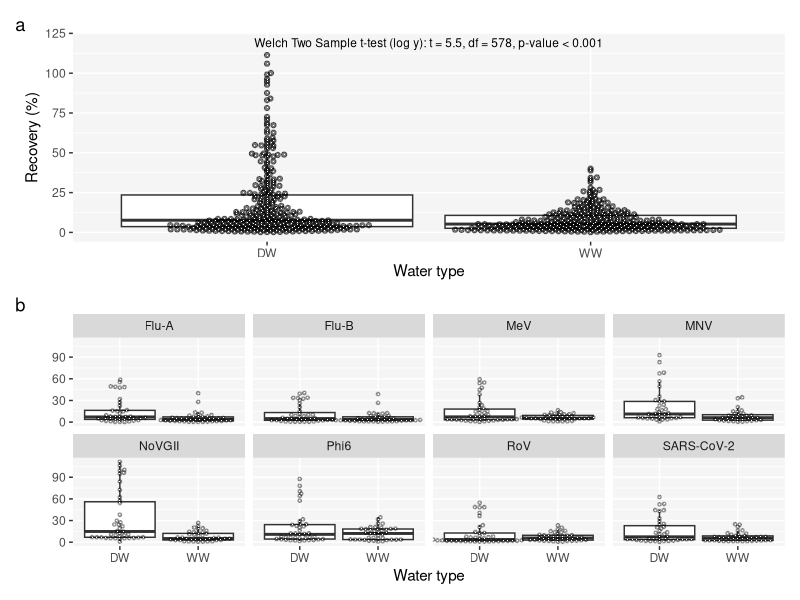
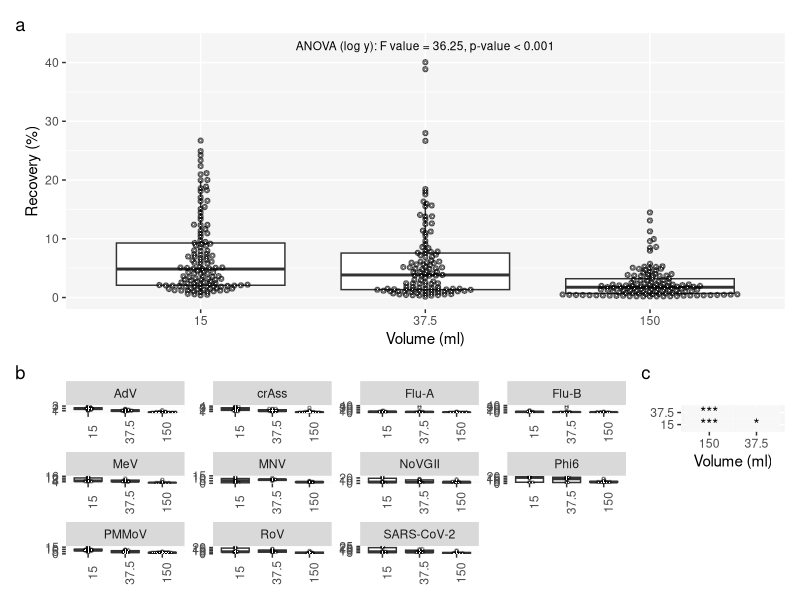

The R source for these figures, in order: (Note: this script raises an error after producing the figures.)
## ---- chunk 1
knitr::opts_chunk$set(echo = TRUE, warning = FALSE, message = FALSE, fig.height = 9, fig.width = 9)
## ---- chunk 2
#packages
library(tidyverse)
library(patchwork)
library(broom)
library(ggbeeswarm)

theme_set(theme_grey()+theme(panel.background = element_rect(fill = "grey96")))
## ---- chunk 3
#functions


#summarises mean, sd, se, ci for bar charts
mean_ci_summary <- function(data, groups, variable, log10 = FALSE){
  
  data <- data|>ungroup()
  
  for (i in 1:length(groups)) {
    
    data <- data|>
      group_by(.data[[ groups[i] ]], .add = TRUE)
    
  }
  
  if(log10 == TRUE){
    
    data|>
    mutate(varna = case_when(is.na(.data[[variable]]) | is.nan(.data[[variable]]) | is.infinite(.data[[variable]]) ~ as.integer(1),
                             TRUE ~ NA_integer_))|>
      summarise(mean = mean(log10(.data[[variable]]), na.rm = TRUE),
                sd = sd(log10(.data[[variable]]), na.rm = TRUE),
                n = n() - sum(varna, na.rm = TRUE))|>
      mutate(se = sd / sqrt(n),
             ci = se * qt(1 - 0.05 / 2, n-1))
    
  }else {
    
    data|>
      mutate(varna = case_when(is.na(.data[[variable]]) | is.nan(.data[[variable]]) | is.infinite(.data[[variable]]) ~ as.integer(1),
                             TRUE ~ NA_integer_))|>
      summarise(mean = mean(.data[[variable]], na.rm = TRUE),
                sd = sd(.data[[variable]], na.rm = TRUE),
                n = n()  - sum(varna, na.rm = TRUE))|>
      mutate(se = sd / sqrt(n),
             ci = se * qt(1 - 0.05 / 2, n-1))
    
  }
}

#converts p-values to easily pasted groups
pvalue_fun <- function(p.value){
  if(is.na(p.value)){
    NA_character_
  }else if(p.value > 0.05){
    "> 0.05"
  }else if(p.value < 0.05 & p.value > 0.01){
    "< 0.05"
  }else if(p.value < 0.01 & p.value > 0.001){
    "< 0.01"
  }else if(p.value < 0.001){
    "< 0.001"
  }else {
    "something went wrong"
  }
}

#converts p-values to star based indicators, similar to those seen in summary(lm())
pvalue_star <- function(p.value){
  if(is.na(p.value)){
    NA_character_
  }else if(p.value > 0.05){
    "."
  }else if(p.value < 0.05 & p.value > 0.01){
    "*"
  }else if(p.value < 0.01 & p.value > 0.001){
    "**"
  }else if(p.value < 0.001){
    "***"
  }else {
    "something went wrong"
  }
}

#extracts results from a statistical test and reforms into one neat line
stat_paste_fun <- function(stat, log = FALSE){
  if(log != TRUE){
  paste0(str_remove_all(stat[["method"]][[1]], "\n\t"), ": ", 
         str_remove_all(names(stat[["statistic"]]), "Kruskal-Wallis "), " = ",
         round(stat[["statistic"]][[1]],1), ", ",
         if(length(stat[["parameter"]]) == 0)
         {""
         }else if(is.na(stat[["parameter"]])){
           ""
         }else if(length(stat[["parameter"]]) > 0){
           paste0("df = ", round(stat[["parameter"]], 0), ", ")
         } ,
         "p-value ",  pvalue_fun(stat[["p.value"]]))
  }else{
    paste0(str_remove_all(stat[["method"]][[1]], "\n\t"), " (log y): ", 
           str_remove_all(names(stat[["statistic"]]), "Kruskal-Wallis "), " = ",
           round(stat[["statistic"]][[1]],1), ", ",
           if(length(stat[["parameter"]]) == 0)
           {""
           }else if(is.na(stat[["parameter"]])){
             ""
           }else if(length(stat[["parameter"]]) > 0){
             paste0("df = ", round(stat[["parameter"]], 0), ", ")
           } ,
           "p-value ",  pvalue_fun(stat[["p.value"]]))
  }
}

#as above but for an anova
paste_anova_fun <- function(anova, log = FALSE){
  
  if(log != TRUE){
  paste0("ANOVA: ", "F value = ", round((anova$`F value`)[1], 2), ", ", "p-value ", pvalue_fun(anova$`Pr(>F)`[1]))
  }else {
    paste0("ANOVA (log y): ", "F value = ", round((anova$`F value`)[1], 2), ", ", "p-value ", pvalue_fun(anova$`Pr(>F)`[1])) 
  }
}


#next three pull R2 and adjR2
lmR2adj <- function(lm){
  
  R2 <- 1-((sum(residuals(lm)^2))/
             (sum((lm$model[[1]] - mean(lm$model[[1]]))^2)))
  
  1- ((1 - R2) * (length(lm$model[[1]] ) - 1)/
                 (length(lm$model[[1]] ) - length(lm$coefficients) - 1))
}

lmR2 <- function(lm){
  
  1-((sum(residuals(lm)^2))/
             (sum((lm$model[[1]] - mean(lm$model[[1]]))^2)))
}

glmR2 <- function(glm, adj = FALSE){
  
  residuals <- glm[["y"]] - glm[["fitted.values"]]
  
  R2 <- 1-((sum(residuals^2))/
             (sum((glm$model[[1]] - mean(glm$model[[1]]))^2)))
  
  if(adj != TRUE){
    
  return(R2)
    
  }else {
    
    1- ((1 - R2) * (length(glm$model[[1]] ) - 1)/
                 (length(glm$model[[1]] ) - length(glm$coefficients) - 1))
  }
}


#pastes significant pairwaise comparisons (not used in final edit)
pairwise_diff_comps <- function(pairwise_pv_matrix){
  
  pairwise_diff <- as_tibble(pairwise_pv_matrix, rownames = "vars")|>
  pivot_longer(2:last_col(), names_to = "var.y", values_to = "p.value")|>
  na.omit()|>
  filter(p.value < 0.05)|>
  select(1,2)|>
  unite("comp", c(1,2), sep = " ~ ")
  
  comp_diffs <- ""
  
  for (i in 1:nrow(pairwise_diff)) {
    
    if(i == nrow(pairwise_diff)){
      comp_diffs <- paste0(c(comp_diffs, pairwise_diff[[i,1]]), collapse = ", and ")
    }else if(i != 1){
      comp_diffs <- paste0(c(comp_diffs, pairwise_diff[[i,1]]), collapse = ", ")
    }else{
      comp_diffs <- pairwise_diff[[i,1]]
    }
    
  }
  
  return(comp_diffs)
}

#plots a model residuals to assess assumptions
plot_assumptions <- function(model, obs, bins = 30){
        #create tibble for use in ggplot of model assumptions
        df <- tibble(
                observations = obs,
                fitted = fitted(model),
                residuals = resid(model),
                standardised_residuals = sqrt(resid(model)^2),
                RMSresiduals = sqrt(mean(resid(model)^2)))
        
        
        a <- ggplot(df, aes(fitted, residuals))+
                geom_point()+
                geom_abline(aes(slope = 0, intercept = 0))
                #labs(title = "Heteroscedasticity", subtitle = "Check trends not captured by model")
        
        b <- ggplot(df, aes(residuals))+
                geom_histogram(bins = bins)
        
        c <- ggplot(df, aes(sample = residuals))+
                geom_qq()+
                geom_qq_line()#+
                #labs(title = "Quantile-quantile plot", subtitle = "check normality of residuals")
        
        d <- ggplot(df, aes(observations, fitted))+
                geom_point()+
                geom_abline()#+
                #labs(subtitle = "Check accuracy of model across whole dataset")
        
        plot <- a+b+c+d+plot_layout(ncol = 2, nrow = 2)+plot_annotation(tag_levels = "a")
        return(plot)
} 

## ---- chunk 4
#data import and clean

data <- read_csv("Spiking_data.csv")

virus_char <- read_csv("virus_characteristics.csv")|>
  pivot_longer(2:12, names_to = "virus", values_to = "value")|>
  pivot_wider(names_from = "...1", values_from = "value")|>
  mutate(virus = str_replace_all(virus, c("SARS" = "N1")))

clean <- data|>
  select(-Sample_code)|>
  rename("method" = Method, "spike" = Spike,
         "water_type" = Water_type,
         "volume" = Volume, "replicate" = Replicate)|>
  pivot_longer(cols = contains("rec"), names_to = "virus", values_to = "rec")|>
  mutate(virus = str_remove_all(virus, "_Rec%| Rec%"))|>
  mutate(rec = case_when((spike == "U" & virus %in% c("N1", "Phi6", "NoVGII") )~ NA_real_,
                         spike == "S" & water_type == "DW" & virus %in% c("AdV", "PMMoV", "CrAss") ~ NA_real_,
                         TRUE ~ rec))|>
  filter(!method %in% c("Pellet", "Pellet_BE"))|>
  left_join(virus_char, by = "virus")|>
  mutate(rec = case_when(round(rec,2) <= 0 ~ NA_real_,
                         TRUE ~ round(rec,2)),
         shape = factor(shape),
         water_type = factor(water_type),
         enveloped = factor(enveloped),
         size_nm = as.double(size_nm),
         method = factor(method),
         genome = factor(genome),
         samples_spiked = str_replace_all(samples_spiked, c("yes" = "S",
                                                            "no" = "U")),
         method = str_replace_all(method, "Amicon", "AM"),
         virus = str_replace_all(virus, c("N1" = "SARS-CoV-2",
                                          "CrAss" = "crAss")))|>
  na.omit()


pellet <- data|>
  select(-Sample_code)|>
  rename("method" = Method, "spike" = Spike,
         "water_type" = Water_type,
         "volume" = Volume, "replicate" = Replicate)|>
  pivot_longer(cols = contains("rec"), names_to = "virus", values_to = "rec")|>
  mutate(virus = str_remove_all(virus, "_Rec%| Rec%"))|>
  mutate(rec = case_when((spike == "U" & virus %in% c("N1", "Phi6", "NoVGII") )~ NA_real_,
                         spike == "S" & water_type == "DW" & virus %in% c("AdV", "PMMoV", "CrAss") ~ NA_real_,
                         TRUE ~ rec))|>
  filter(method %in% c("Pellet", "Pellet_BE", "PEG", "BE-PEG"))|>
  left_join(virus_char, by = "virus")|>
  mutate(rec = case_when(round(rec,2) <= 0 ~ NA_real_,
                         TRUE ~ round(rec,2)),
         shape = factor(shape),
         water_type = factor(water_type),
         enveloped = factor(enveloped),
         size_nm = as.double(size_nm),
         method = factor(method),
         virus = str_replace_all(virus, c("N1" = "SARS",
                                          "CrAss" = "crAss")))|>
  na.omit()|>
  mutate(BE = case_when(str_detect(method, "BE") ~ "Beef extract",
                        TRUE ~ "No beef extract"))

## ---- chunk 5

notes <- (tibble(estimate.x = "p-value: < 0.001 [***]; < 0.01 [**]; < 0.05 [*]; > 0.05 [.]"))
## ---- chunk 6
#supplimentary figure full dataset plot

ww_all <- clean|>
  filter(water_type == "WW")|>
  mutate(volume = fct_reorder(.f = factor(paste0(volume, "ml WW")), .x = volume, .fun = median),
         shape1 = case_when(method == "AM" & volume == "20ml" ~ as.integer(32),
                            virus %in% c("AdV", "PMMoV", "crAss") ~ as.integer(32),
                            TRUE ~ as.integer(16)),
         shape2 = case_when(method == "AM" & volume == "20ml" ~ as.integer(16),
                            TRUE ~ as.integer(32)),
         shape3 = case_when(virus %in% c("AdV", "PMMoV", "crAss") & volume != "20ml" ~ as.integer(16),
                            TRUE ~ as.integer(32)),
         virus = str_replace_all(virus, "SARS-CoV-2", "SARS"))|>
  ggplot(aes(y = rec, x =method))+
  geom_beeswarm(aes(shape = shape1), priority = "ascending", cex = 4, show.legend = F)+
  geom_beeswarm(aes(shape = shape2), priority = "ascending", cex = 12, show.legend = F)+
  geom_beeswarm(aes(shape = shape3), priority = "ascending", cex = 6, show.legend = F)+
  geom_beeswarm(aes(shape = shape1), priority = "ascending", cex = 4, show.legend = F, size = 0.1, colour = "white")+
  geom_beeswarm(aes(shape = shape2), priority = "ascending", cex = 12, show.legend = F, size = 0.1, colour = "white")+
  geom_beeswarm(aes(shape = shape3), priority = "ascending", cex = 6, show.legend = F, size = 0.1, colour = "white")+
  scale_shape_identity()+
  scale_y_continuous(sec.axis = sec_axis( trans=~.*1, name="Virus", labels = NULL, breaks = NULL))+
  facet_grid(samples_spiked + virus~ volume, scale = "free", space = "free_x")+
  labs(x = "Concentration method", y = "Recovery (%)")

dw_all <- clean|>
  filter(water_type == "DW")|>
  mutate(volume = fct_reorder(.f = factor(paste0(volume, "ml DW")), .x = volume, .fun = median),
         shape1 = case_when(method == "AM" & volume == "20ml" ~ as.integer(32),
                            virus %in% c("AdV", "PMMoV", "crAss") ~ as.integer(32),
                            TRUE ~ as.integer(16)),
         shape2 = case_when(method == "AM" & volume == "20ml" ~ as.integer(16),
                            TRUE ~ as.integer(32)),
         shape3 = case_when(virus %in% c("AdV", "PMMoV", "crAss") & volume != "20ml" ~ as.integer(16),
                            TRUE ~ as.integer(32)),
         virus = str_replace_all(virus, "SARS-CoV-2", "SARS"))|>
  ggplot(aes(y = rec, x =method))+
  geom_beeswarm(aes(shape = shape1), priority = "ascending", cex = 4, show.legend = F)+
  geom_beeswarm(aes(shape = shape2), priority = "ascending", cex = 12, show.legend = F)+
  geom_beeswarm(aes(shape = shape3), priority = "ascending", cex = 6, show.legend = F)+
  geom_beeswarm(aes(shape = shape1), priority = "ascending", cex = 4, show.legend = F, size = 0.1, colour = "white")+
  geom_beeswarm(aes(shape = shape2), priority = "ascending", cex = 12, show.legend = F, size = 0.1, colour = "white")+
  geom_beeswarm(aes(shape = shape3), priority = "ascending", cex = 6, show.legend = F, size = 0.1, colour = "white")+
  scale_shape_identity()+
  scale_y_continuous(sec.axis = sec_axis( trans=~.*1, name="Virus", labels = NULL, breaks = NULL))+
  facet_grid(samples_spiked + virus~ volume, scale = "free", space = "free_x")+
  labs(x = "Concentration method", y = "Recovery (%)")

WWDW_all <- (ww_all + theme(axis.title.x = element_blank())) / dw_all + plot_layout(heights = c(1.1, 0.8))
## ---- chunk 7
#overview glm

glm <- glm(rec ~ volume + method + water_type, data = clean, family = Gamma(link = "log"))

lm_table <- tidy(glm)|>
  na.omit()|>
  mutate(term = str_replace_all(term, c("[(]Intercept[)]" = "Intercept",
                                        "volume" = "Volume",
                                        "methodAS" = "Method: AS",
                                        "methodBE-PEG" = "Method: BE-PEG",
                                        "methodIP" = "Method: IP",
                                        "methodPEG" = "Method: PEG",
                                        "size_nm" = "Virus genome size (nm)",
                                        "water_typeWW" = "Water type: WW",
                                        "shapespherical:" = "Virus shape-genome: spherical-",
                                        "shapehelical:" = "Virus shape-genome: helical-",
                                        "shapeicosahedral:" = "Virus shape-genome: icosahedral-",
                                        "shapeHead-tail:" = "Virus shape-genome: Head-tail-",
                                        "envelopedyes" = "Enveloped: TRUE",
                                        "genomeRNA" = "RNA",
                                        "genomeDNA" = "DNA")),
         across(2:4, ~round(.x, 3)))|>
  rowwise()|>
  mutate(p.value = pvalue_star(p.value))|>
  unite(col = "estimate", c("estimate", "std.error"), sep = " (")|>
  unite(col = "estimate", c(2,4), sep = ") ")|>
  select(-statistic)

aicr2 <- tibble(
  term = c("AIC", "R-squared", "Adj. R-squared"), 
  estimate = c(AIC(glm), glmR2(glm), glmR2(glm, adj = TRUE)),
  #estimate.y = c(AIC(glm2), glmR2(glm2), glmR2(glm2, adj = TRUE))
)|>
  mutate(across(contains("estimate"), ~as.character(round(.x, 3))))



lm_table_fin <- lm_table|>
  #left_join(lm_table, by = "term")|>
  bind_rows(tibble(term = ""))|>
  bind_rows(aicr2)|>
  mutate(across(everything(), ~replace_na(.x, "")))

knitr::kable(lm_table_fin, col.names = c("Variables", "Model estimates"))

## ---- chunk 8
#water type comp

wt_comp <- clean|>
  filter(spike == "S" & samples_spiked == "S")

wt_comp_t.t <- tibble(label = stat_paste_fun(t.test(log(rec) ~ water_type, data = wt_comp), log = TRUE),
       row = 1)

f <- var.test(log(rec) ~ water_type, data = wt_comp)

Figure1 <- (wt_comp|>
  mutate(row = row_number())|>
  left_join(wt_comp_t.t, by = "row")|>
  ggplot(aes(water_type, rec))+
  geom_boxplot(width = 2, outlier.alpha = 0)+
  geom_beeswarm(alpha = 0.5)+
    geom_beeswarm(shape = ".", colour = "white")+
  geom_text(aes(x = 1.5, y = max(rec) + (0.07 * (max(rec) - min(rec))),
                label = label), size = 3)+
  labs(x = "Water type",
       y = "Recovery (%)")) +
  
  (wt_comp|>
  ggplot(aes(water_type, rec))+
  geom_boxplot(width = 2, outlier.alpha = 0)+
  geom_beeswarm(alpha = 0.3, cex = 3, size = 1)+
    geom_beeswarm(cex = 3, shape = ".", colour = "white")+
  facet_wrap(~virus, ncol = 4)+
  labs(x = "Water type",
       y = "Recovery (%)") +
  theme(axis.title.y = element_blank())) +
  
  plot_layout(widths = c(1.3, 0.7), nrow = 2, ncol = 1) +
    plot_annotation(tag_levels = "a")
  
## ---- chunk 9
Figure1
## ---- chunk 10
#volume assess

clean_ww <- clean|>
  filter(water_type == "WW")

vol_ww <- clean_ww|>
  filter(!method %in% c("AM", "IP"))

glm_ww <- glm(rec ~ volume, data = vol_ww, family = Gamma(link = "log"))
lm_ww <- lm(log(rec) ~ as.factor(volume), data = vol_ww)

vol_comp_aov <- tibble(label = paste_anova_fun(anova = anova(lm_ww), log = TRUE),
                       row = 1)

f <- var.test(log(rec) ~ as.factor(volume), data = filter(vol_ww, volume != 150))
f <- var.test(log(rec) ~ as.factor(volume), data = filter(vol_ww, volume != 15))
f <- var.test(log(rec) ~ as.factor(volume), data = filter(vol_ww, volume != 37.5))

pairwise.vol.ttest <- pairwise.t.test(log(vol_ww$rec), as.factor(vol_ww$volume))[["p.value"]]|>
  as_tibble(rownames = "volx")|>
  pivot_longer(2:3, names_to = "voly", values_to = "p.v")

fig2a <- vol_ww|>
  mutate(volume = fct_reorder(factor(volume), volume),
         row = row_number())|>
  left_join(vol_comp_aov, by = "row")|>
  ggplot(aes(volume, rec))+
  geom_boxplot(outlier.alpha = 0)+
  geom_beeswarm(alpha = 0.5)+
  geom_beeswarm(shape = ".", colour = "white")+
  geom_text(aes(x = 2, y = max(rec) + (0.07 * (max(rec) - min(rec))),
                label = label), size = 3)+
  labs(x = "Volume (ml)",
       y = "Recovery (%)")
  
fig2b <- vol_ww|>
  mutate(volume = fct_reorder(factor(volume), volume))|>
  ggplot(aes(volume, rec))+
  geom_boxplot(outlier.alpha = 0)+
  geom_beeswarm(alpha = 0.3, cex = 3, size = 1)+
  geom_beeswarm(shape = ".", cex = 3, colour = "white")+
  facet_wrap(~virus, scales = "free")+
  labs(x = "Volume (ml)",
       y = "Recovery (%)")+
  theme(axis.title = element_blank(),
        axis.text.x = element_text(angle = 90)) 

fig2c <- pairwise.vol.ttest|>
  rowwise()|>
  mutate(p.v = pvalue_star(p.v))|>
  ggplot(aes(volx, voly))+
  geom_tile(fill = "grey97", colour = "white")+
  geom_text(aes(label = p.v))+
  labs(x = "Volume (ml)")+
  theme(axis.title.y = element_blank())

fig2 <- fig2a/ ((fig2b + (fig2c/plot_spacer()/plot_spacer())) +
  plot_layout(widths =  c(1.35, 0.25))) + plot_layout( heights = c(1.3, 0.7)) + plot_annotation(tag_levels = "a")

## ---- chunk 11
fig2
## ---- chunk 12
#method comp

clean_ww_15 <- clean_ww|>
  filter(volume == 15)

lm_meth <- lm(log(rec) ~ method, data = clean_ww_15)

f <- var.test(log(rec) ~ method, data = filter(clean_ww_15, method %in% c("BE-PEG", "AM")))
f2 <- var.test(log(rec) ~ method, data = filter(clean_ww_15, method %in% c("AS", "AM")))
f3 <- var.test(log(rec) ~ method, data = filter(clean_ww_15, method %in% c("IP", "AM")))
f4 <- var.test(log(rec) ~ method, data = filter(clean_ww_15, method %in% c("PEG", "AM")))


meth_comp_aov <- tibble(label = stat_paste_fun(oneway.test(log(rec) ~ method, data = clean_ww_15), log = TRUE)[1],
                       row = 1)

meth_pairwise.t.test <- pairwise.t.test(log(clean_ww_15$rec), as.factor(clean_ww_15$method), pool.sd = FALSE)[["p.value"]]|>
  as_tibble(rownames = "varx")|>
  pivot_longer(2:5, names_to = "vary", values_to = "p.v")

fig3a <- clean_ww_15|>
  mutate(method = fct_reorder(method, rec),
         row = row_number())|>
  left_join(meth_comp_aov, by = "row")|>
  ggplot(aes(method, rec))+
  geom_boxplot(outlier.alpha = 0)+
  geom_beeswarm(alpha = 0.5)+
  geom_beeswarm(shape = ".", colour = "white")+
  geom_text(aes(x = 3, y = max(rec) + (0.07 * (max(rec) - min(rec))),
                label = label), size = 3)+
  labs(x = "Concentration method",
       y = "Recovery (%)") 
  
fig3b <- clean_ww_15|>
  mutate(method = fct_reorder(str_replace_all(method, c("BE-PEG" = "BE-P")), rec))|>
  ggplot(aes(method, rec))+
  geom_boxplot(outlier.alpha = 0)+
  geom_beeswarm(alpha = 0.3, cex = 3, size = 1)+
  geom_beeswarm(shape = ".", cex = 3, colour = "white")+
  facet_wrap(~virus, scale = "free")+
  labs(x = "Concentration method",
       y = "Recovery (%)") 
  
fig3c <- meth_pairwise.t.test|>
  rowwise()|>
  mutate(p.v = pvalue_star(p.v),
         varx = str_replace_all(varx, c("BE-PEG" = "BE-P")),
         vary = str_replace_all(vary, c("BE-PEG" = "BE-P")))|>
  ggplot(aes(varx, vary))+
  geom_tile(fill = "grey97", colour = "white")+
  geom_text(aes(label = p.v))+
  xlab("Method")+
  theme(axis.title.y = element_blank())

fig3 <- fig3a / (fig3b + (fig3c/ plot_spacer()) + plot_layout(widths = c(1.35, 0.25))) + plot_layout(heights = c(1.3, 0.7), nrow = 2, ncol = 1) + plot_annotation(tag_levels = "a")
  

## ---- chunk 13
fig3
## ---- chunk 14
#pellet assess

facets <- pellet|>ungroup()|>count(BE)|>pull(BE)
t.test.pellet <- tibble(BE = facets, label = NA_character_, row = 2)
for (i in 1:length(facets)) {
  
  t.test.pellet[i,2] <- stat_paste_fun(t.test(log10(rec) ~ method, data = (pellet|>filter(BE == facets[i])) ), log = TRUE)
  
}



fig4 <- pellet|>
  group_by(BE)|>
  mutate(row = row_number(),
         max = max(rec),
         min = min(rec),
         method = str_replace_all(method, "Pellet_BE", "BE-Pellet"))|>
  left_join(t.test.pellet, by = c("BE", "row"))|>
  ggplot(aes(method, rec))+
  geom_boxplot(outlier.alpha = 0)+
  geom_beeswarm(alpha = 0.5)+
  geom_beeswarm(shape = ".", colour = "white")+
  geom_text(aes(x = 1.5, y = max + (0.07 * (max - min)),
                label = label), size = 3)+
  facet_wrap(~BE, scales = "free")+
  labs(x = "Concentration method",
       y = "Recovery (%)") +
  theme(axis.title.x = element_blank())+ 
  
  pellet|>
  mutate(method = str_remove_all(method, "BE-|_BE"))|>
  ggplot(aes(method, rec))+
  geom_boxplot(outlier.alpha = 0)+
  geom_beeswarm(alpha = 0.3, cex = 3, size = 1)+
  geom_beeswarm(shape = ".", cex = 3, colour = "white")+
  facet_grid(BE~virus, scales = "free")+
  labs(x = "Concentration method",
       y = "Recovery (%)")+
  theme(axis.text.x = element_text(angle = 90)) +
  
  plot_layout(nrow = 2, heights = c(1.3,0.7)) + plot_annotation(tag_level = "a")


## ---- chunk 15
fig4
## ---- chunk 16
WWDW_all
## ---- chunk 17
plot_assumptions(glm, glm[["y"]])

## ---- chunk 18
wt_comp|>
  ggplot(aes(sample = log(rec)))+
  geom_qq()+
  geom_qq_line()+
  facet_wrap(~water_type)+
  labs(y = "log recovery",
       x = "theoretical")
## ---- chunk 19
vol_ww|>
  mutate(volume = fct_reorder(paste0(volume, "ml"), volume))|>
  ggplot(aes(sample = log(rec)))+
  geom_qq()+
  geom_qq_line()+
  facet_wrap(~volume)+
  labs(y = "log recovery",
       x = "theoretical")
## ---- chunk 20
clean_ww_15|>
  ggplot(aes(sample = log(rec)))+
  geom_qq()+
  geom_qq_line()+
  facet_wrap(~method)+
  labs(y = "log recovery",
       x = "theoretical")
## ---- chunk 21
pellet|>
  ggplot(aes(sample = log(rec)))+
  geom_qq()+
  geom_qq_line()+
  facet_wrap(~method)+
  labs(y = "log recovery",
       x = "theoretical")
